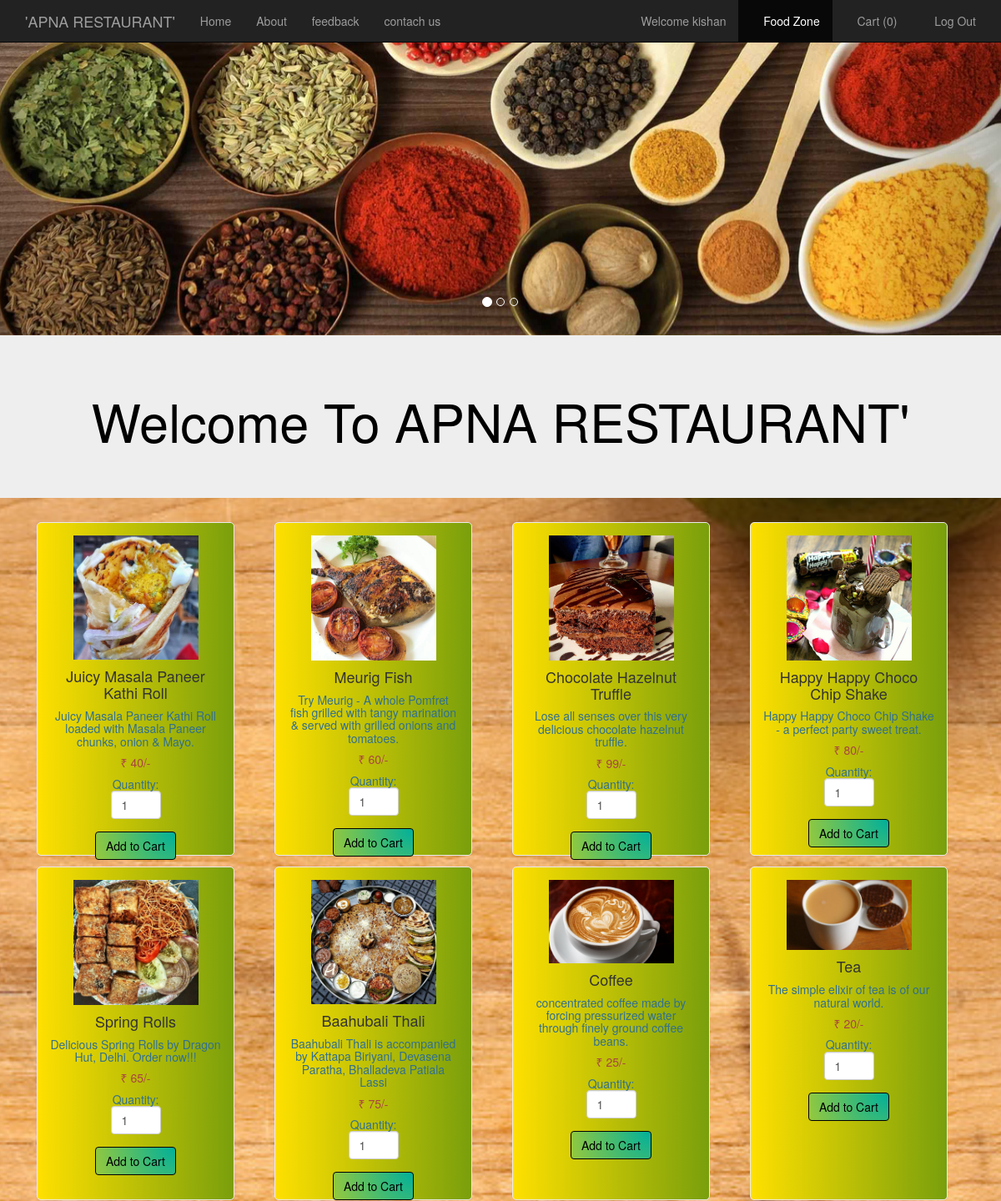
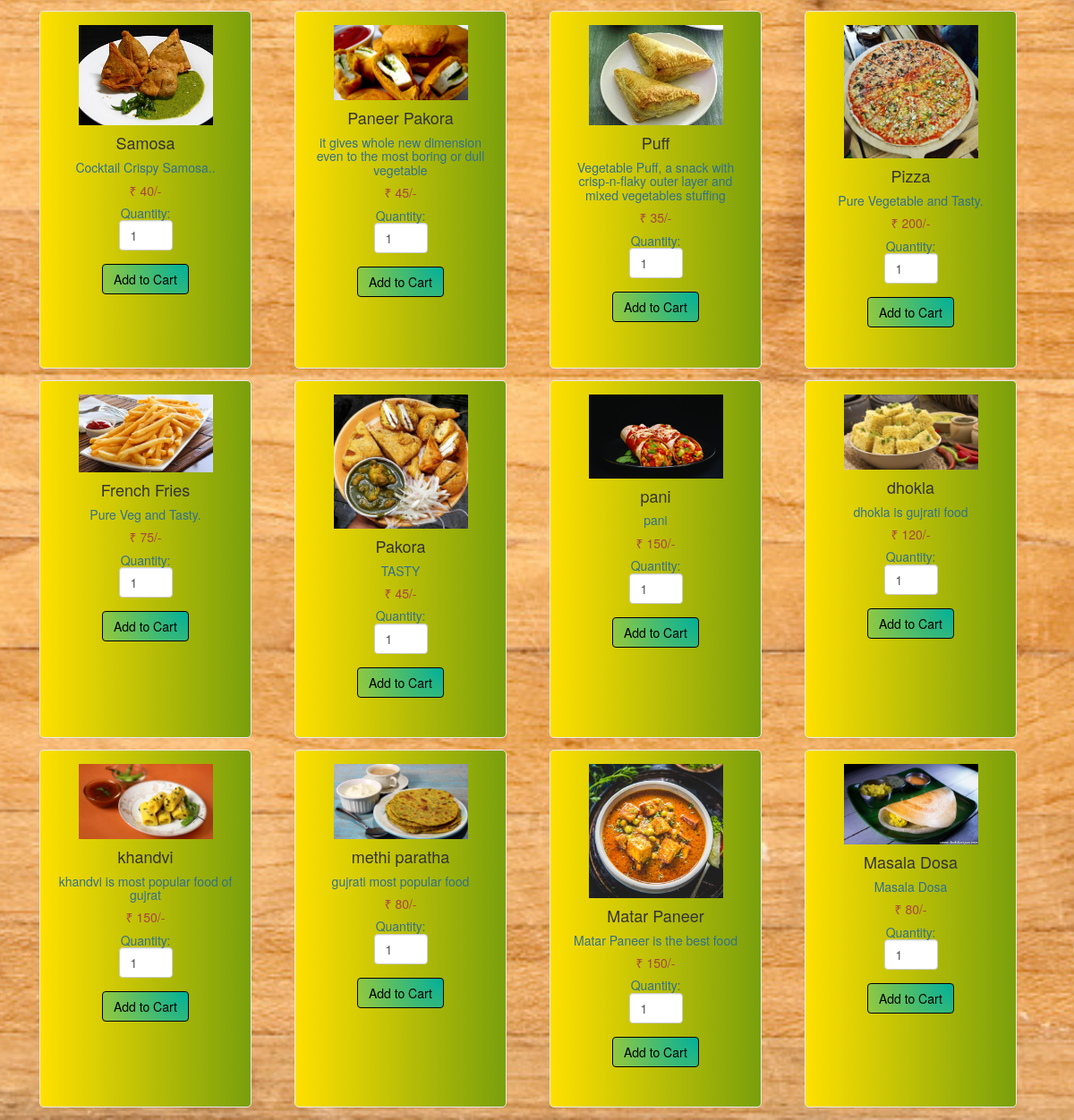
Screenshot of /foodlist.php (signed in) with the database file from the repository (2 pictures, top to bottom).
### tables this page shows
CREATE TABLE `food` (
  `F_ID` int(30) NOT NULL,
  `name` varchar(30) NOT NULL,
  `price` int(30) NOT NULL,
  `description` varchar(200) NOT NULL,
  `R_ID` int(30) NOT NULL,
  `images_path` varchar(200) NOT NULL,
  `options` varchar(10) NOT NULL DEFAULT 'ENABLE'
);

### foodlist.php (the view, shortened to what this page needs)
<html>
  <head>
  </head>
  <link rel="stylesheet" type = "text/css" href ="css/foodlist.css">
  <link rel="stylesheet" type = "text/css" href ="css/bootstrap.min.css">
  <body style="background-image: url(lemon.jpg); ">
    <nav class="navbar navbar-inverse navbar-fixed-top navigation-clean-search" role="navigation">
      <div class="container">
        <div class="navbar-header">
          <a class="navbar-brand" href="index.php">'APNA  RESTAURANT'</a>
        </div>
        <div class="collapse navbar-collapse " id="myNavbar">
          <ul class="nav navbar-nav">
            <li><a href="index.php">Home</a></li>
            <li><a href="aboutus.php">About</a></li>
            <li><a href="feedback.php">feedback</a></li>
            <li><a href="contactus.php">contach us</a></li>
          </ul>
<?php
if(isset($_SESSION['login_user1'])){
?>
          <ul class="nav navbar-nav navbar-right">
            <li><a href="#"><span class="glyphicon glyphicon-user"></span> Welcome <?php echo $_SESSION['login_user1']; ?> </a></li>
            <li><a href="myrestaurant.php">MANAGER CONTROL PANEL</a></li>
            <li><a href="logout_m.php"><span class="glyphicon glyphicon-log-out"></span> Log Out </a></li>
          </ul>
<?php
}
else if (isset($_SESSION['login_user2'])) {
  ?>
           <ul class="nav navbar-nav navbar-right">
            <li><a href="#"><span class="glyphicon glyphicon-user"></span> Welcome <?php echo $_SESSION['login_user2']; ?> </a></li>
            <li class="active" ><a href="foodlist.php"><span class="glyphicon glyphicon-cutlery"></span> Food Zone </a></li>
            <li><a href="cart.php"><span class="glyphicon glyphicon-shopping-cart"></span> Cart  (<?php
              if(isset($_SESSION["cart"])){
              $count = count($_SESSION["cart"]);
              echo "$count";
            }
              else
                echo "0";
              ?>) </a></li>
            <li><a href="logout_u.php"><span class="glyphicon glyphicon-log-out"></span> Log Out </a></li>
          </ul>
<?php
}
?>
        </div>
      </div>
    </nav>
    <div id="myCarousel" class="carousel slide" data-ride="carousel">
    <ol class="carousel-indicators">
      <li data-target="#myCarousel" data-slide-to="0" class="active"></li>
      <li data-target="#myCarousel" data-slide-to="1"></li>
      <li data-target="#myCarousel" data-slide-to="2"></li>
    </ol>
    <div class="carousel-inner">
       <div class="item active">
          <img src="images/slide003.jpg" style="width:100%;">
           <div class="carousel-caption">
      </div>
      </div>
    </div>
   <a class="left carousel-control" href="#myCarousel" data-slide="prev">
      <span class="glyphicon glyphicon-chevron-left"></span>
    </a>
    <a class="right carousel-control" href="#myCarousel" data-slide="next">
      <span class="glyphicon glyphicon-chevron-right"></span>
    </a>
    </div>
<div class="jumbotron">
  <div class="container text-center">
    <h1 style="color: black;">Welcome To APNA  RESTAURANT'</h1>
  </div>
</div>
<div class="container" style="width:95%;">
<?php
$conn = Connect();
$sql = "SELECT * FROM FOOD WHERE options = 'ENABLE' ORDER BY F_ID";
$result = mysqli_query($conn, $sql);
if (mysqli_num_rows($result) > 0)
{
  $count=0;
  while($row = mysqli_fetch_assoc($result)){
    if ($count == 0)
      echo "<div class='row'>";
?>
<div class="col-md-3">
<form method="post" action="cart.php?action=add&id=<?php echo $row["F_ID"]; ?>">
<div style="  border: 1px solid #eaeaec;
  margin: -1px 19px 3px -1px;
  box-shadow: 0 1px 2px rgba(0,0,0,0.05);
  background-image :linear-gradient(to right, #Ffe000 ,#799f0c);
  padding:15px;
  height: 400px;
  border-radius: 5px;
  " align="center">
<img src="<?php echo $row["images_path"]; ?>" class="img-responsive" height="200px;" width="150px;">
<h4 class="text-dark"><?php echo $row["name"]; ?></h4>
<h5 class="text-info"><?php echo $row["description"]; ?></h5>
<h5 class="text-danger">&#8377; <?php echo $row["price"]; ?>/-</h5>
<h5 class="text-info">Quantity: <input type="number" min="1" max="25" name="quantity" class="form-control" value="1" style="width: 60px;"> </h5>
<input type="submit" name="add" style="margin-top:5px; color:black; background-image :radial-gradient(circle at top  right, #00b09b ,#96c93d); border-color: black;" class="btn btn-success" value="Add to Cart">
</div>
</form>
</div>
<?php
$count++;
if($count==4)
{
  echo "</div>";
  $count=0;
}
}
?>
</div>
  <?php
}
?>
</body>
</html>

### css/foodlist.css (style rules this page uses)
body,html { height: 100%; }
body { padding-top: 50px; background-image: url('bgimg1.jpg'); background-repeat: repeat; background-size: cover; background-position: center; }
input { border: 5px solid black; }

### rows the page displays
food: images_path (picture), name "Juicy Masala Paneer Kathi Roll", description "Juicy Masala Paneer Kathi Roll loaded with Masala Paneer chunks, onion & Mayo.", price "40"
food: images_path (picture), name "Meurig Fish", description "Try Meurig - A whole Pomfret fish grilled with tangy marination & served with grilled onions and tomatoes.", price "60"
food: images_path (picture), name "Chocolate Hazelnut Truffle", description "Lose all senses over this very delicious chocolate hazelnut truffle.", price "99"
food: images_path (picture), name "Happy Happy Choco Chip Shake", description "Happy Happy Choco Chip Shake - a perfect party sweet treat.", price "80"
food: images_path (picture), name "Spring Rolls", description "Delicious Spring Rolls by Dragon Hut, Delhi. Order now!!!", price "65"
food: images_path (picture), name "Baahubali Thali", description "Baahubali Thali is accompanied by Kattapa Biriyani, Devasena Paratha, Bhalladeva Patiala Lassi", price "75"
food: images_path (picture), name "Coffee", description "concentrated coffee made by forcing pressurized water through finely ground coffee beans.", price "25"
food: images_path (picture), name "Tea", description "The simple elixir of tea is of our natural world.", price "20"
food: images_path (picture), name "Samosa", description "Cocktail Crispy Samosa..", price "40"
food: images_path (picture), name "Paneer Pakora", description "it gives whole new dimension even to the most boring or dull vegetable", price "45"
food: images_path (picture), name "Puff", description "Vegetable Puff, a snack with crisp-n-flaky outer layer and mixed vegetables stuffing", price "35"
food: images_path (picture), name "Pizza", description "Pure Vegetable and Tasty.", price "200"
food: images_path (picture), name "French Fries", description "Pure Veg and Tasty.", price "75"
food: images_path (picture), name "Pakora", description "TASTY", price "45"
food: images_path (picture), name "pani", description "pani", price "150"
food: images_path (picture), name "dhokla", description "dhokla is gujrati food", price "120"
food: images_path (picture), name "khandvi", description "khandvi is most popular food of gujrat", price "150"
food: images_path (picture), name "methi paratha", description "gujrati most popular food", price "80"
food: images_path (picture), name "Matar Paneer", description "Matar Paneer is the best food", price "150"
food: images_path (picture), name "Masala Dosa", description "Masala Dosa", price "80"

### other values shown
$_SESSION['login_user2'] "kishan"
